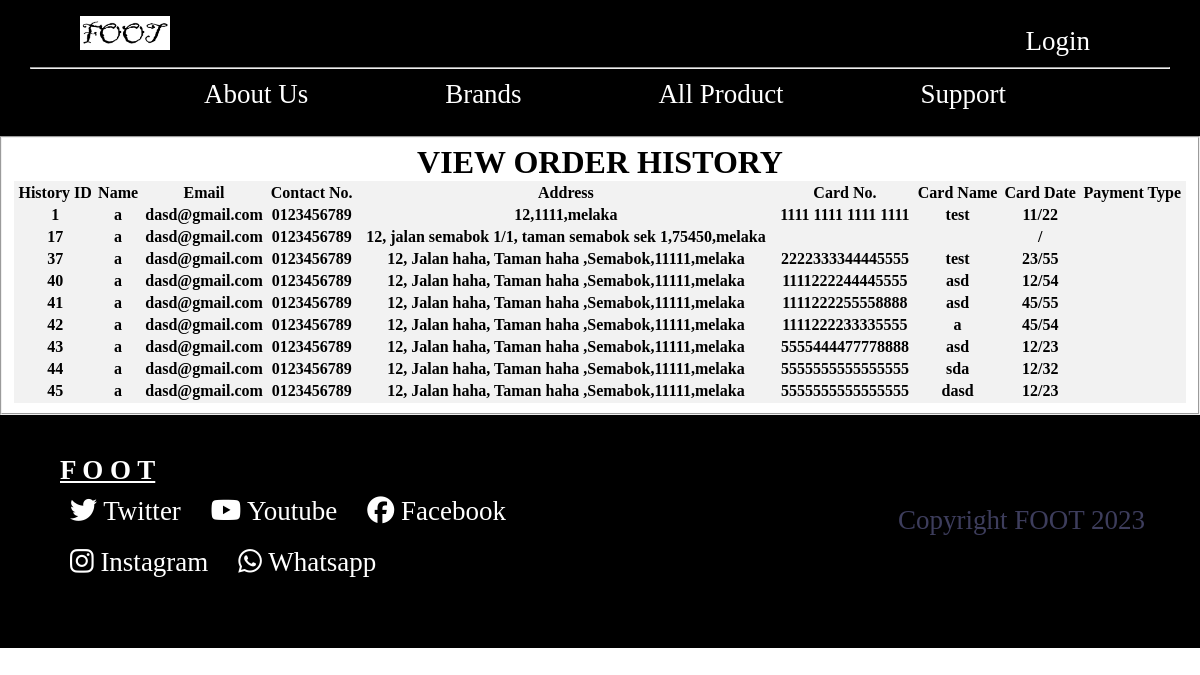
The page /more_history.php?user_id=2 on the database as committed earlier.
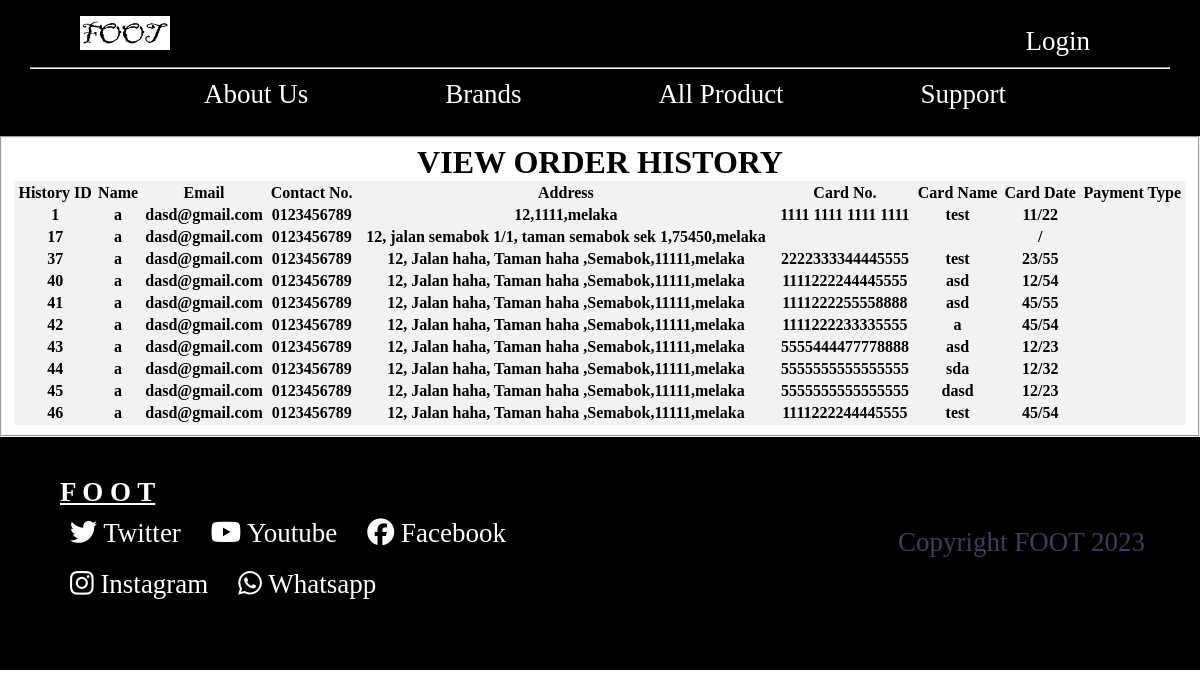
The same page on the database as committed later.
### tables this page shows
CREATE TABLE `payment` (
  `his_id` int(11) NOT NULL,
  `his_name` varchar(50) NOT NULL,
  `his_email` varchar(30) NOT NULL,
  `his_pn` varchar(30) NOT NULL,
  `his_address` varchar(80) NOT NULL,
  `his_state` varchar(20) NOT NULL,
  `his_code` varchar(20) NOT NULL,
  `his_cardnum` varchar(30) NOT NULL,
  `his_cardname` varchar(30) NOT NULL,
  `his_cardmonth` varchar(10) NOT NULL,
  `his_cardyear` varchar(10) NOT NULL,
  `his_securecode` varchar(20) NOT NULL,
  `user_id` int(11) NOT NULL
);

### more_history.php (the view, shortened to what this page needs)
<?php
    include 'conn.php';
    include 'header.php';
?>
<!DOCTYPE html>
<html lang="en">
<head>
</head>
<body>
<fieldset>
    <div class=".table_center">
    <h1>VIEW ORDER HISTORY</h1>
    <div class=".table_center">
    <table class="table" >
		<thead>
			<th>History ID</th>
			<th>Name</th>
			<th>Email</th>
			<th>Contact No.</th>
			<th>Address</th>
            <th>Card No.</th>
            <th>Card Name</th>
            <th>Card Date</th>
            <th>Payment Type</th>
		</thead>
        <tbody>
            <?php
            $id =$_GET['user_id'];
            $sql = "SELECT * FROM payment where user_id = '$id'";
            $result = mysqli_query($conn, $sql);
            if (mysqli_num_rows($result) > 0) {
                while($row = mysqli_fetch_assoc($result))
                {
                    $his_id = $row["his_id"];
                    $his_name = $row["his_name"];
                    $his_email = $row["his_email"];
                    $his_pn = $row["his_pn"];
                    $his_address = $row["his_address"];
                    $his_state = $row["his_state"];
                    $his_code = $row["his_code"];
                    $his_cardnum = $row["his_cardnum"];
                    $his_cardname = $row["his_cardname"];
                    $his_cardmonth = $row["his_cardmonth"];
                    $his_cardyear = $row["his_cardyear"];
                    $his_ewallet = $row["his_ewallet"];
                    ?>
                    <tr>
                        <th><?php echo $his_id; ?></th>
                        <th><?php echo $his_name; ?></th>
                        <th><?php echo $his_email; ?></th>
                        <th><?php echo $his_pn; ?></th>
                        <th><?php echo $his_address; ?>,<?php echo $his_code; ?>,<?php echo $his_state; ?></th>
                        <th><?php echo $his_cardnum; ?></th>
                        <th><?php echo $his_cardname; ?></th>
                        <th><?php echo $his_cardmonth; ?>/<?php echo $his_cardyear;?></th>
                        <th><?php echo $his_ewallet; ?></th>
                    </tr>
                </tbody>
                <?php
                }
            } else {
                echo "0 results";
            }
?>
</table>
        </div>
        </fieldset>
</body>
</html>
<?php
    include 'footer.php';
?>

### header.php (shortened to what this page needs)
<!DOCTYPE html>
<html>
<head>
    <link rel="stylesheet" href="https://cdnjs.cloudflare.com/ajax/libs/font-awesome/4.7.0/css/font-awesome.min.css">
</head>
<body>
<div class="upper">
    <?php  if (isset($_SESSION['user_id'])) {  $id =$_GET['user_id'];   ?>
        <div class="center" style="float:left;">
            <a href="homepage.php?user_id=<?php echo $id ?>"  ><img src="image/foot.png" alt="Shop Logo"></a>
        </div>
        <ul >
                <li  style="float: right;"><a href="order.php?user_id=<?php echo $id ?>"  class="center" ><i class="fa fa-shopping-cart"> </i> Shopping cart</a></li>
                <li class="dropdown" style="float: right;"><a href="#" class="dropbtn">Welcome Back</a>
                    <div class="dropdown-content">
                        <a href="userprofile.php?user_id=<?php echo $id ?>">My Account</a>
                        <a href="wishlist.php?user_id=<?php echo $id ?>">My Wish List</a>
                        <a href="order_his.php?user_id=<?php echo $id ?>">My Order History</a>
                        <a href="logout.php" alt="logout">Logout<i class="fa fa-sign-out"></i></a>
                    </div>
                    </li>
        </ul>
        <hr>
        <div class="middle">
        <ul >
        <li class="dropdown"><a href="aboutus.php?user_id=<?php echo $id ?>">About Us</a>
            </li>
            <li class="dropdown"><a href="#" class="dropbtn">Brands</a>
                <div class="dropdown-content">
                    <a href="#">Nike</a>
                    <a href="#">Puma</a>
                    <a href="#">Adidas</a>
                    <a href="#">Convers</a>
                </div>
            </li>
            <li class="dropdown"><a href="product.php?user_id=<?php echo $id ?>">All Product</a>
            </li>
            <li class="dropdown"><a href="#" class="dropbtn">Support</a>
                <div class="dropdown-content">
                    <a href="contact2.php?user_id=<?php echo $id ?>">Contact Us</a>
                    <a href="commentpage.php?user_id=<?php echo $id ?>">Comment</a>
                </div>
            </li>
        </ul>
        </div>
        </div>
    <?php   } else { ?>
        <div class="center" style="float:left;">
            <a href="homepage.php"  ><img src="image/foot.png" alt="Shop Logo"></a>
        </div>
        <ul >
            <li class="dropdown" style="float: right;"><a href="#" class="dropbtn">Login</a>
            </li>
        </ul>
    <hr>
        <div class="middle">
        <ul >
        <li class="dropdown"><a href="aboutus.php">About Us</a>
            </li>
            <li class="dropdown"><a href="#" class="dropbtn">Brands</a>
            </li>
            <li class="dropdown"><a href="product.php">All Product</a>
            </li>
            <li class="dropdown"><a href="#" class="dropbtn">Support</a>
            </li>
        </ul>
        </div>
        </div>
    <?php } ?>
</body>
</html>

### footer.php (shortened to what this page needs)
<!DOCTYPE html>
<html lang="en">
<head>
</head>
<body>
<div class="footer">
    <div class="left">
    <p><b><u>F O O T</u></b></p>
        <ul>
            <li style="float:left;"><a href="#" class="none"><i class='fab fa-twitter' style='color:white'></i> Twitter</a></li>
            <li style="float:left;"><a href="#" class="none"><i class='fab fa-youtube' style='color:white'></i> Youtube</a></li>
            <li style="float:left;"><a href="#" class="none"><i class='fab fa-facebook' style='color:white'></i> Facebook</a></li>
            <li style="float:left;"><a href="#" class="none"><i class='fab fa-instagram' style='color:white'></i> Instagram</a></li>
            <li style="float:left;"><a href="#" class="none"><i class='fab fa-whatsapp' style='color:white'></i> Whatsapp</a></li>
        </ul>
    </div>
    <div class="right" >
        <p></p><p></p><p></p><p></p><p></p>
        <p style="color:#3d3d5c; text-align:right; padding-right:25px;">Copyright FOOT 2023</p>
    </div>
</div>
</body>
</html>

### header.php (style rules this page uses)
.upper { padding: 16px 30px; font-size: 27px; background:black; }
* { margin:0; }
.center { margin: 0 50px; color: white; }
img { width: 90px; }
.right { float:right; }
a { text-decoration:none; }
.middle { text-align: center; }
ul { list-style-type: none; margin: 15px; overflow: hidden; }
li a { display: inline-block; color: white; text-align: center; text-decoration: none; }
.dropdown { margin: 0 50px; }
li.dropdown { display: inline-block; }

### more_history.php (style rules this page uses)
fieldset { color: black; text-align: center; margin-left: auto; margin-right: auto; }
.table { margin-left: auto; margin-right: auto; background-color: #f2f2f2; width: 100%; border: none; font-size: 1em; }

### footer.php (style rules this page uses)
.footer { padding: 30px 30px 60px 30px ; font-size: 27px; background:black; display:flex; color:white; }
ul { list-style-type: none; margin: 0px; overflow: hidden; }
a.none { text-decoration:none; color:white; }
li { padding: 10px 30px 10px 0px ; }
.left { width: 500px; flex-grow: 3; }
p { padding: 10px 0px 0px 30px ; }
.right { width: 500px; flex-grow: 3; }

Rows that differ between the two databases and show on the page:
added payment: his_id "46", his_name "a", his_email "dasd@gmail.com", his_pn "0123456789", his_address "12, Jalan haha, Taman haha ,Semabok", his_code "11111", his_state "melaka", his_cardnum "1111222244445555", his_cardname "test", his_cardmonth "45", his_cardyear "54"
